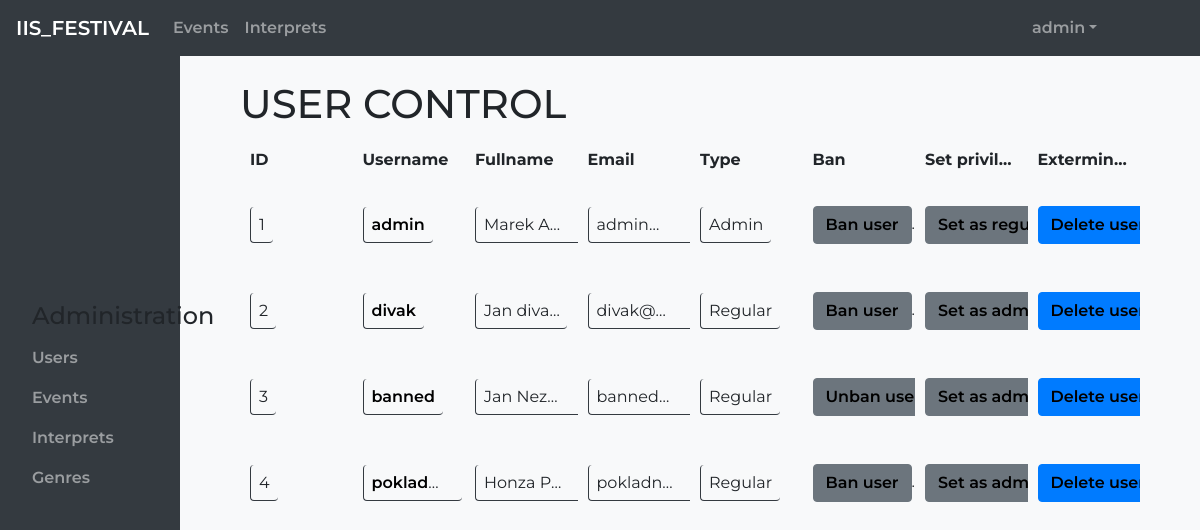
The app's page /user_control.php (signed in) with its own data.
### tables this page shows
CREATE TABLE USERS (
    UserID int PRIMARY KEY AUTO_INCREMENT NOT NULL,
    Fullname varchar(128) NOT NULL,
    Username varchar(128) NOT NULL,
    Email varchar(128) NOT NULL,
    Password varchar(128) NOT NULL,
    Mobile varchar(128) NOT NULL,
    Address varchar(128) NOT NULL,
    is_admin boolean NOT NULL,
    is_banned boolean NOT NULL
);

### src/user_control.php (the view, shortened to what this page needs)
<?php
    include_once 'admin.php';
    include_once 'php/includes/database_handler.include.php';
?>
<div style="width:75%; position:relative; left:20%">
<h1>USER CONTROL</h1>
<?php
$query = "SELECT * FROM USERS";
$stmt = mysqli_query($conn,$query);
$data = array();
while ($row = mysqli_fetch_array($stmt)) {
    $data[] = $row;
}
?>
<table>
    <tr>
        <th>ID</th>
        <th>Username</th>
        <th>Fullname</th>
        <th>Email</th>
        <th>Type</th>
        <th>Ban</th>
        <th>Set privileges</th>
        <th>Exterminate</th>
    </tr>
<?php foreach($data as $row): ?>
    <tr class="">
        <td id="idtd" class="pr-3 py-4 "><span class="border-left border-bottom border-dark rounded px-2 py-2"><?=$row['UserID']?></span></td>
        <td class="pr-3 py-4 "><span class="border-left border-bottom border-dark rounded px-2 py-2"><a href="profile.php?user=<?=$row['Username']?>"><?=$row['Username']?></a></span></td>
        <td class="pr-3 py-4 "><span class="border-left border-bottom border-dark rounded px-2 py-2"><?=$row['Fullname']?></span></td>
        <td class="pr-3 py-4 "><span class="border-left border-bottom border-dark rounded px-2 py-2"><?=$row['Email']?></span></td>
        <td class="pr-2 py-4"><span class="border-left border-bottom border-dark rounded px-2 py-2">
            <?php
                $is_user_admin = 2;
                if($row['is_admin']==1){
                    $is_user_admin = "Admin";
                }
                else
                {
                    $is_user_admin = "Regular";
                }
                echo $is_user_admin;
                ?></span></td>
        <td class="pr-2 py-4">
            <button type="submit" class="btn btn-secondary abtn">
            <?php
                    if($row['is_banned']==0){
                        echo "<a href='php/includes/ban_user.php?id=",$row['UserID'],"'>Ban user</a>";
                    }
                    else{
                        echo "<a href='php/includes/ban_user_no.php?id=",$row['UserID'],"'>Unban user</a>";
                    }
                ?>
            </button>
        </td>
        <td class="pr-3 py-4">
            <button type="button" class="btn btn-secondary abtn" data-toggle="modal" data-target="#exampleModal">
                <?php
                    if($row['is_admin']==0){
                        echo "<a href='php/includes/set_admin.php?id=",$row['UserID'],"'>Set as admin</a>";
                    }
                    else{
                        echo "<a href='php/includes/set_regular.php?id=",$row['UserID'],"'>Set as regular</a>";
                    }
                ?>
            </button>
        </td>
        <td class="pr-3 py-4">
            <button type="button" class="btn btn-primary abtn" data-toggle="modal" data-target="#exampleModal">
                <a href='php/includes/delete_user.php?id="<?=$row['UserID']?>"'>Delete user</a>
            </button>
        </td>
    </tr>
<?php endforeach ?>
</table>
</div>
    </body>
</html>

### src/css/main.css (style rules this page uses)
body { font-family: 'Montserrat',sans-serif; min-height: 100%; }
.abtn { text-decoration: none; color: black; }
table { border-collapse: collapse; width: 100%; margin: 10px 0 0 0; table-layout: fixed; }
table td, table th { height: 40px; max-width: 0; overflow: hidden; text-overflow: ellipsis; white-space: nowrap; text-align: left; padding: 10px; }

### src/css/browse.css (style rules this page uses)
* { list-style: none; text-decoration: none; }
body { margin: 0; font-size: 1rem; font-weight: 400; line-height: 1.5; text-align: left; }

### src/admin.php (style rules this page uses)
a { text-decoration: none; color: black; font-weight: 600; }

### records on screen
users: UserID "1", Username "admin", Fullname "Marek A…", Email "admin…", is_admin "Admin"
users: UserID "2", Username "divak", Fullname "Jan diva…", Email "divak@…", is_admin "Regular"
users: UserID "3", Username "banned", Fullname "Jan Nez…", Email "banned…", is_admin "Regular"
users: UserID "4", Username "poklad…", Fullname "Honza P…", Email "pokladn…", is_admin "Regular"

### other values on screen
$_SESSION["Username"] "admin"
